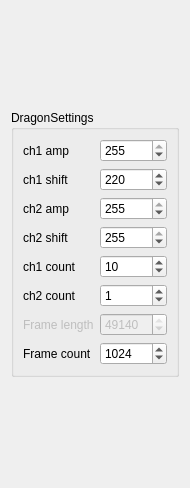
<?xml version="1.0" encoding="UTF-8"?>
<ui version="4.0">
 <class>Form</class>
 <widget class="QWidget" name="Form">
  <property name="geometry">
   <rect>
    <x>0</x>
    <y>0</y>
    <width>184</width>
    <height>488</height>
   </rect>
  </property>
  <property name="sizePolicy">
   <sizepolicy hsizetype="Minimum" vsizetype="Preferred">
    <horstretch>0</horstretch>
    <verstretch>0</verstretch>
   </sizepolicy>
  </property>
  <property name="windowTitle">
   <string>Form</string>
  </property>
  <layout class="QGridLayout" name="gridLayout">
   <item row="0" column="0">
    <widget class="QGroupBox" name="groupBox">
     <property name="sizePolicy">
      <sizepolicy hsizetype="Preferred" vsizetype="Maximum">
       <horstretch>0</horstretch>
       <verstretch>0</verstretch>
      </sizepolicy>
     </property>
     <property name="title">
      <string>DragonSettings</string>
     </property>
     <layout class="QGridLayout" name="gridLayout_2">
      <item row="0" column="0">
       <widget class="QLabel" name="label">
        <property name="text">
         <string>ch1 amp</string>
        </property>
       </widget>
      </item>
      <item row="0" column="1">
       <widget class="QSpinBox" name="ch1amp">
        <property name="maximum">
         <number>255</number>
        </property>
        <property name="value">
         <number>255</number>
        </property>
       </widget>
      </item>
      <item row="1" column="0">
       <widget class="QLabel" name="label_2">
        <property name="text">
         <string>ch1 shift</string>
        </property>
       </widget>
      </item>
      <item row="1" column="1">
       <widget class="QSpinBox" name="ch1shift">
        <property name="maximum">
         <number>255</number>
        </property>
        <property name="value">
         <number>220</number>
        </property>
       </widget>
      </item>
      <item row="2" column="0">
       <widget class="QLabel" name="label_3">
        <property name="text">
         <string>ch2 amp</string>
        </property>
       </widget>
      </item>
      <item row="2" column="1">
       <widget class="QSpinBox" name="ch2amp">
        <property name="maximum">
         <number>255</number>
        </property>
        <property name="value">
         <number>255</number>
        </property>
       </widget>
      </item>
      <item row="3" column="0">
       <widget class="QLabel" name="label_4">
        <property name="text">
         <string>ch2 shift</string>
        </property>
       </widget>
      </item>
      <item row="3" column="1">
       <widget class="QSpinBox" name="ch2shift">
        <property name="maximum">
         <number>255</number>
        </property>
        <property name="value">
         <number>255</number>
        </property>
       </widget>
      </item>
      <item row="4" column="0">
       <widget class="QLabel" name="label_17">
        <property name="text">
         <string>ch1 count</string>
        </property>
       </widget>
      </item>
      <item row="4" column="1">
       <widget class="QSpinBox" name="ch1count">
        <property name="value">
         <number>10</number>
        </property>
       </widget>
      </item>
      <item row="5" column="0">
       <widget class="QLabel" name="label_15">
        <property name="text">
         <string>ch2 count</string>
        </property>
       </widget>
      </item>
      <item row="5" column="1">
       <widget class="QSpinBox" name="ch2count">
        <property name="value">
         <number>1</number>
        </property>
       </widget>
      </item>
      <item row="6" column="0">
       <widget class="QLabel" name="label_8">
        <property name="enabled">
         <bool>false</bool>
        </property>
        <property name="text">
         <string>Frame length</string>
        </property>
       </widget>
      </item>
      <item row="6" column="1">
       <widget class="QSpinBox" name="framelength">
        <property name="enabled">
         <bool>false</bool>
        </property>
        <property name="minimum">
         <number>1500</number>
        </property>
        <property name="maximum">
         <number>49140</number>
        </property>
        <property name="singleStep">
         <number>6</number>
        </property>
        <property name="value">
         <number>49140</number>
        </property>
       </widget>
      </item>
      <item row="7" column="0">
       <widget class="QLabel" name="label_9">
        <property name="text">
         <string>Frame count</string>
        </property>
       </widget>
      </item>
      <item row="7" column="1">
       <widget class="QSpinBox" name="framecount">
        <property name="minimum">
         <number>1</number>
        </property>
        <property name="maximum">
         <number>204800</number>
        </property>
        <property name="singleStep">
         <number>1024</number>
        </property>
        <property name="value">
         <number>1024</number>
        </property>
       </widget>
      </item>
     </layout>
    </widget>
   </item>
  </layout>
 </widget>
 <resources/>
 <connections/>
</ui>
